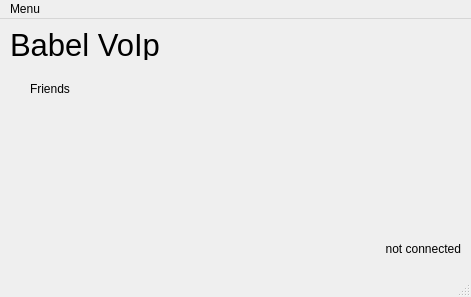
<?xml version="1.0" encoding="UTF-8"?>
<ui version="4.0">
 <class>MainWindow</class>
 <widget class="QMainWindow" name="MainWindow">
  <property name="geometry">
   <rect>
    <x>0</x>
    <y>0</y>
    <width>471</width>
    <height>297</height>
   </rect>
  </property>
  <property name="sizePolicy">
   <sizepolicy hsizetype="Minimum" vsizetype="Minimum">
    <horstretch>0</horstretch>
    <verstretch>0</verstretch>
   </sizepolicy>
  </property>
  <property name="minimumSize">
   <size>
    <width>471</width>
    <height>297</height>
   </size>
  </property>
  <property name="maximumSize">
   <size>
    <width>471</width>
    <height>297</height>
   </size>
  </property>
  <property name="windowTitle">
   <string>Babel VoIP</string>
  </property>
  <widget class="QWidget" name="centralwidget">
   <widget class="QLabel" name="statusLabel">
    <property name="geometry">
     <rect>
      <x>360</x>
      <y>220</y>
      <width>101</width>
      <height>20</height>
     </rect>
    </property>
    <property name="sizePolicy">
     <sizepolicy hsizetype="Fixed" vsizetype="Fixed">
      <horstretch>0</horstretch>
      <verstretch>0</verstretch>
     </sizepolicy>
    </property>
    <property name="palette">
     <palette>
      <active>
       <colorrole role="WindowText">
        <brush brushstyle="SolidPattern">
         <color alpha="255">
          <red>0</red>
          <green>0</green>
          <blue>0</blue>
         </color>
        </brush>
       </colorrole>
       <colorrole role="Button">
        <brush brushstyle="SolidPattern">
         <color alpha="255">
          <red>115</red>
          <green>210</green>
          <blue>22</blue>
         </color>
        </brush>
       </colorrole>
       <colorrole role="Light">
        <brush brushstyle="SolidPattern">
         <color alpha="255">
          <red>170</red>
          <green>255</green>
          <blue>87</blue>
         </color>
        </brush>
       </colorrole>
       <colorrole role="Midlight">
        <brush brushstyle="SolidPattern">
         <color alpha="255">
          <red>142</red>
          <green>232</green>
          <blue>54</blue>
         </color>
        </brush>
       </colorrole>
       <colorrole role="Dark">
        <brush brushstyle="SolidPattern">
         <color alpha="255">
          <red>57</red>
          <green>105</green>
          <blue>11</blue>
         </color>
        </brush>
       </colorrole>
       <colorrole role="Mid">
        <brush brushstyle="SolidPattern">
         <color alpha="255">
          <red>76</red>
          <green>140</green>
          <blue>14</blue>
         </color>
        </brush>
       </colorrole>
       <colorrole role="Text">
        <brush brushstyle="SolidPattern">
         <color alpha="255">
          <red>0</red>
          <green>0</green>
          <blue>0</blue>
         </color>
        </brush>
       </colorrole>
       <colorrole role="BrightText">
        <brush brushstyle="SolidPattern">
         <color alpha="255">
          <red>255</red>
          <green>255</green>
          <blue>255</blue>
         </color>
        </brush>
       </colorrole>
       <colorrole role="ButtonText">
        <brush brushstyle="SolidPattern">
         <color alpha="255">
          <red>0</red>
          <green>0</green>
          <blue>0</blue>
         </color>
        </brush>
       </colorrole>
       <colorrole role="Base">
        <brush brushstyle="SolidPattern">
         <color alpha="255">
          <red>255</red>
          <green>255</green>
          <blue>255</blue>
         </color>
        </brush>
       </colorrole>
       <colorrole role="Window">
        <brush brushstyle="SolidPattern">
         <color alpha="255">
          <red>115</red>
          <green>210</green>
          <blue>22</blue>
         </color>
        </brush>
       </colorrole>
       <colorrole role="Shadow">
        <brush brushstyle="SolidPattern">
         <color alpha="255">
          <red>0</red>
          <green>0</green>
          <blue>0</blue>
         </color>
        </brush>
       </colorrole>
       <colorrole role="AlternateBase">
        <brush brushstyle="SolidPattern">
         <color alpha="255">
          <red>185</red>
          <green>232</green>
          <blue>138</blue>
         </color>
        </brush>
       </colorrole>
       <colorrole role="ToolTipBase">
        <brush brushstyle="SolidPattern">
         <color alpha="255">
          <red>255</red>
          <green>255</green>
          <blue>220</blue>
         </color>
        </brush>
       </colorrole>
       <colorrole role="ToolTipText">
        <brush brushstyle="SolidPattern">
         <color alpha="255">
          <red>0</red>
          <green>0</green>
          <blue>0</blue>
         </color>
        </brush>
       </colorrole>
       <colorrole role="PlaceholderText">
        <brush brushstyle="SolidPattern">
         <color alpha="128">
          <red>0</red>
          <green>0</green>
          <blue>0</blue>
         </color>
        </brush>
       </colorrole>
      </active>
      <inactive>
       <colorrole role="WindowText">
        <brush brushstyle="SolidPattern">
         <color alpha="255">
          <red>0</red>
          <green>0</green>
          <blue>0</blue>
         </color>
        </brush>
       </colorrole>
       <colorrole role="Button">
        <brush brushstyle="SolidPattern">
         <color alpha="255">
          <red>115</red>
          <green>210</green>
          <blue>22</blue>
         </color>
        </brush>
       </colorrole>
       <colorrole role="Light">
        <brush brushstyle="SolidPattern">
         <color alpha="255">
          <red>170</red>
          <green>255</green>
          <blue>87</blue>
         </color>
        </brush>
       </colorrole>
       <colorrole role="Midlight">
        <brush brushstyle="SolidPattern">
         <color alpha="255">
          <red>142</red>
          <green>232</green>
          <blue>54</blue>
         </color>
        </brush>
       </colorrole>
       <colorrole role="Dark">
        <brush brushstyle="SolidPattern">
         <color alpha="255">
          <red>57</red>
          <green>105</green>
          <blue>11</blue>
         </color>
        </brush>
       </colorrole>
       <colorrole role="Mid">
        <brush brushstyle="SolidPattern">
         <color alpha="255">
          <red>76</red>
          <green>140</green>
          <blue>14</blue>
         </color>
        </brush>
       </colorrole>
       <colorrole role="Text">
        <brush brushstyle="SolidPattern">
         <color alpha="255">
          <red>0</red>
          <green>0</green>
          <blue>0</blue>
         </color>
        </brush>
       </colorrole>
       <colorrole role="BrightText">
        <brush brushstyle="SolidPattern">
         <color alpha="255">
          <red>255</red>
          <green>255</green>
          <blue>255</blue>
         </color>
        </brush>
       </colorrole>
       <colorrole role="ButtonText">
        <brush brushstyle="SolidPattern">
         <color alpha="255">
          <red>0</red>
          <green>0</green>
          <blue>0</blue>
         </color>
        </brush>
       </colorrole>
       <colorrole role="Base">
        <brush brushstyle="SolidPattern">
         <color alpha="255">
          <red>255</red>
          <green>255</green>
          <blue>255</blue>
         </color>
        </brush>
       </colorrole>
       <colorrole role="Window">
        <brush brushstyle="SolidPattern">
         <color alpha="255">
          <red>115</red>
          <green>210</green>
          <blue>22</blue>
         </color>
        </brush>
       </colorrole>
       <colorrole role="Shadow">
        <brush brushstyle="SolidPattern">
         <color alpha="255">
          <red>0</red>
          <green>0</green>
          <blue>0</blue>
         </color>
        </brush>
       </colorrole>
       <colorrole role="AlternateBase">
        <brush brushstyle="SolidPattern">
         <color alpha="255">
          <red>185</red>
          <green>232</green>
          <blue>138</blue>
         </color>
        </brush>
       </colorrole>
       <colorrole role="ToolTipBase">
        <brush brushstyle="SolidPattern">
         <color alpha="255">
          <red>255</red>
          <green>255</green>
          <blue>220</blue>
         </color>
        </brush>
       </colorrole>
       <colorrole role="ToolTipText">
        <brush brushstyle="SolidPattern">
         <color alpha="255">
          <red>0</red>
          <green>0</green>
          <blue>0</blue>
         </color>
        </brush>
       </colorrole>
       <colorrole role="PlaceholderText">
        <brush brushstyle="SolidPattern">
         <color alpha="128">
          <red>0</red>
          <green>0</green>
          <blue>0</blue>
         </color>
        </brush>
       </colorrole>
      </inactive>
      <disabled>
       <colorrole role="WindowText">
        <brush brushstyle="SolidPattern">
         <color alpha="255">
          <red>57</red>
          <green>105</green>
          <blue>11</blue>
         </color>
        </brush>
       </colorrole>
       <colorrole role="Button">
        <brush brushstyle="SolidPattern">
         <color alpha="255">
          <red>115</red>
          <green>210</green>
          <blue>22</blue>
         </color>
        </brush>
       </colorrole>
       <colorrole role="Light">
        <brush brushstyle="SolidPattern">
         <color alpha="255">
          <red>170</red>
          <green>255</green>
          <blue>87</blue>
         </color>
        </brush>
       </colorrole>
       <colorrole role="Midlight">
        <brush brushstyle="SolidPattern">
         <color alpha="255">
          <red>142</red>
          <green>232</green>
          <blue>54</blue>
         </color>
        </brush>
       </colorrole>
       <colorrole role="Dark">
        <brush brushstyle="SolidPattern">
         <color alpha="255">
          <red>57</red>
          <green>105</green>
          <blue>11</blue>
         </color>
        </brush>
       </colorrole>
       <colorrole role="Mid">
        <brush brushstyle="SolidPattern">
         <color alpha="255">
          <red>76</red>
          <green>140</green>
          <blue>14</blue>
         </color>
        </brush>
       </colorrole>
       <colorrole role="Text">
        <brush brushstyle="SolidPattern">
         <color alpha="255">
          <red>57</red>
          <green>105</green>
          <blue>11</blue>
         </color>
        </brush>
       </colorrole>
       <colorrole role="BrightText">
        <brush brushstyle="SolidPattern">
         <color alpha="255">
          <red>255</red>
          <green>255</green>
          <blue>255</blue>
         </color>
        </brush>
       </colorrole>
       <colorrole role="ButtonText">
        <brush brushstyle="SolidPattern">
         <color alpha="255">
          <red>57</red>
          <green>105</green>
          <blue>11</blue>
         </color>
        </brush>
       </colorrole>
       <colorrole role="Base">
        <brush brushstyle="SolidPattern">
         <color alpha="255">
          <red>115</red>
          <green>210</green>
          <blue>22</blue>
         </color>
        </brush>
       </colorrole>
       <colorrole role="Window">
        <brush brushstyle="SolidPattern">
         <color alpha="255">
          <red>115</red>
          <green>210</green>
          <blue>22</blue>
         </color>
        </brush>
       </colorrole>
       <colorrole role="Shadow">
        <brush brushstyle="SolidPattern">
         <color alpha="255">
          <red>0</red>
          <green>0</green>
          <blue>0</blue>
         </color>
        </brush>
       </colorrole>
       <colorrole role="AlternateBase">
        <brush brushstyle="SolidPattern">
         <color alpha="255">
          <red>115</red>
          <green>210</green>
          <blue>22</blue>
         </color>
        </brush>
       </colorrole>
       <colorrole role="ToolTipBase">
        <brush brushstyle="SolidPattern">
         <color alpha="255">
          <red>255</red>
          <green>255</green>
          <blue>220</blue>
         </color>
        </brush>
       </colorrole>
       <colorrole role="ToolTipText">
        <brush brushstyle="SolidPattern">
         <color alpha="255">
          <red>0</red>
          <green>0</green>
          <blue>0</blue>
         </color>
        </brush>
       </colorrole>
       <colorrole role="PlaceholderText">
        <brush brushstyle="SolidPattern">
         <color alpha="128">
          <red>0</red>
          <green>0</green>
          <blue>0</blue>
         </color>
        </brush>
       </colorrole>
      </disabled>
     </palette>
    </property>
    <property name="font">
     <font>
      <weight>50</weight>
      <bold>false</bold>
     </font>
    </property>
    <property name="autoFillBackground">
     <bool>false</bool>
    </property>
    <property name="text">
     <string>not connected</string>
    </property>
    <property name="textFormat">
     <enum>Qt::RichText</enum>
    </property>
    <property name="alignment">
     <set>Qt::AlignRight|Qt::AlignTrailing|Qt::AlignVCenter</set>
    </property>
    <property name="margin">
     <number>0</number>
    </property>
   </widget>
   <widget class="QLabel" name="label">
    <property name="geometry">
     <rect>
      <x>10</x>
      <y>10</y>
      <width>151</width>
      <height>31</height>
     </rect>
    </property>
    <property name="font">
     <font>
      <pointsize>23</pointsize>
     </font>
    </property>
    <property name="text">
     <string>Babel VoIp</string>
    </property>
   </widget>
   <widget class="QLabel" name="label_2">
    <property name="geometry">
     <rect>
      <x>30</x>
      <y>60</y>
      <width>63</width>
      <height>20</height>
     </rect>
    </property>
    <property name="text">
     <string>Friends</string>
    </property>
   </widget>
  </widget>
  <widget class="QMenuBar" name="menubar">
   <property name="geometry">
    <rect>
     <x>0</x>
     <y>0</y>
     <width>471</width>
     <height>25</height>
    </rect>
   </property>
   <widget class="QMenu" name="menuMenu">
    <property name="title">
     <string>Menu</string>
    </property>
    <addaction name="actionAbout"/>
    <addaction name="actionSettings"/>
    <addaction name="actionQuit"/>
   </widget>
   <addaction name="menuMenu"/>
  </widget>
  <widget class="QStatusBar" name="statusbar"/>
  <action name="actionAbout">
   <property name="text">
    <string>About</string>
   </property>
  </action>
  <action name="actionQuit">
   <property name="text">
    <string>Quit</string>
   </property>
  </action>
  <action name="actionSettings">
   <property name="text">
    <string>Settings</string>
   </property>
  </action>
 </widget>
 <resources/>
 <connections/>
</ui>
